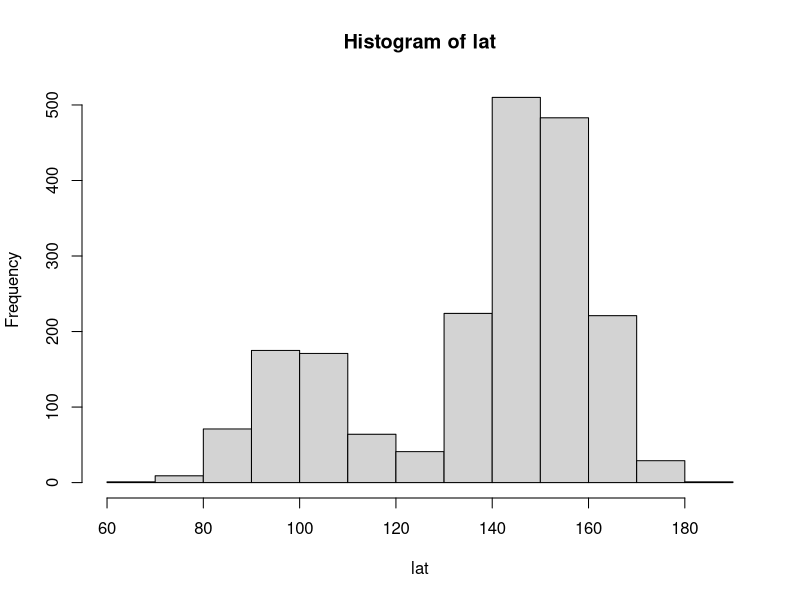
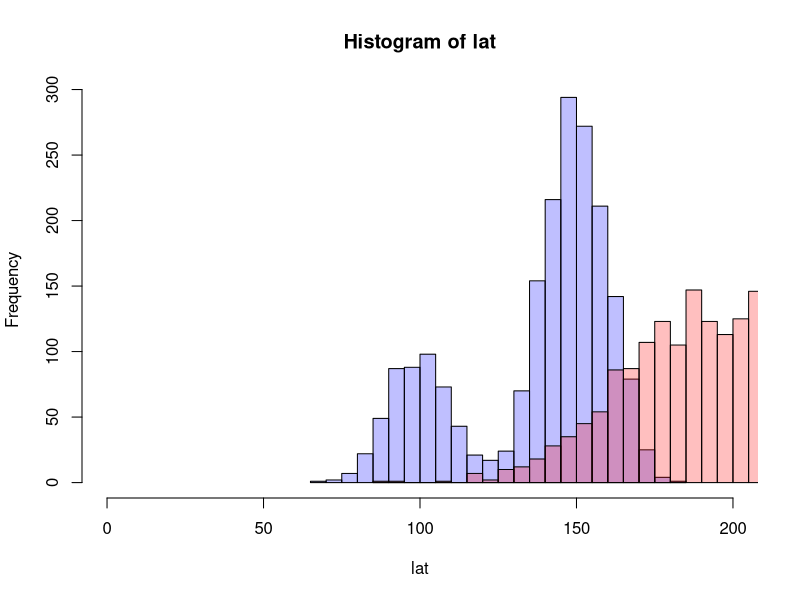
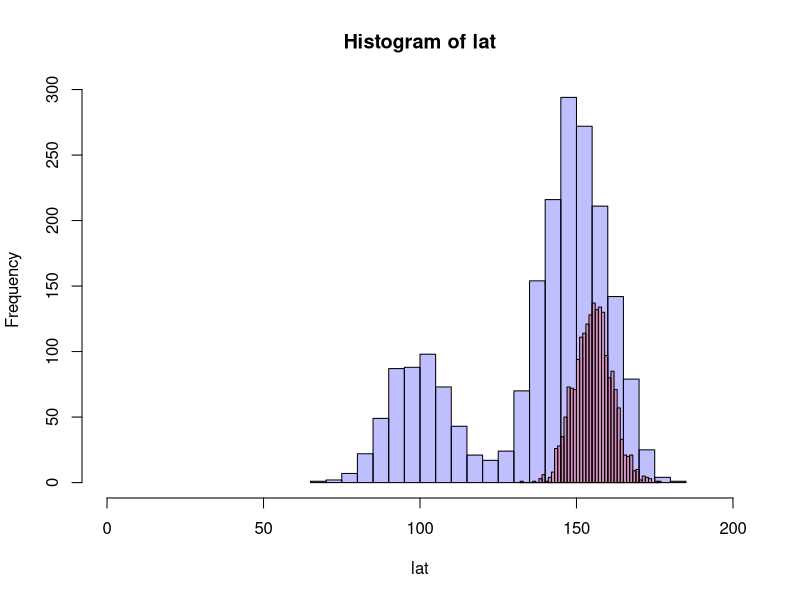
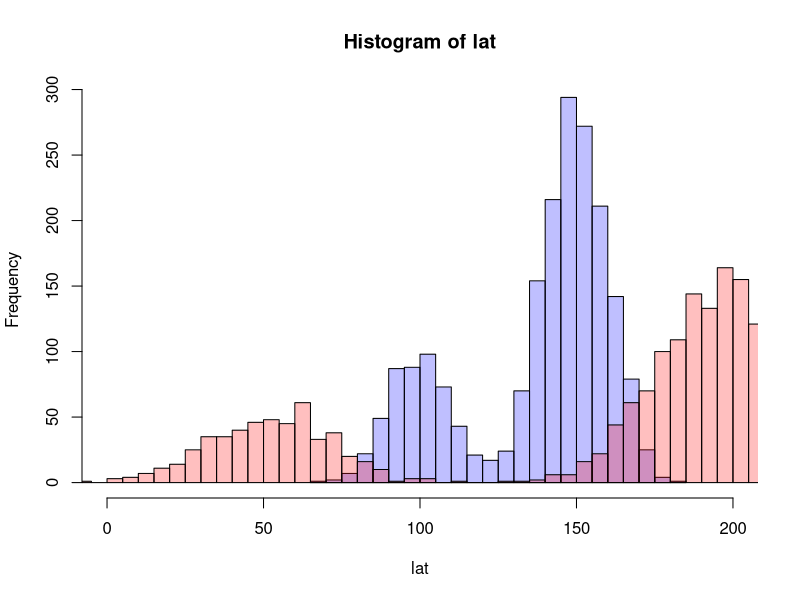

Write R code to recreate these figures, in order.
## ---- chunk 1
# Generate the data (the data could be saccades and express saccades, for example)
lat_sac <- 150  # mean latency for a saccade
lat_exp <- 100  # mean latency for an express saccade

width   <- 10   # width of the gaussian

# generate data with 1500 data points for normal saccades and 500 data points for express saccades
lat<-c(rnorm(1500,lat_sac,width),rnorm(500,lat_exp,width))

hist(lat)
## ---- chunk 2
# Step One: try fit a unimodal distribution using simplex

# There are two parameters - the mean of the distribution and the width of the distribution
# This is just an uneducated guess
startParams <- c(200,30)
names(startParams) <- c("b0","b1")

n <- length(lat)

# current data and preditions are being plotted
getregpred <- function(params,data){
  # here, we calculate the data from our independent variable under the assumption of the parameters assuming values b0(mean) and b1(width). Note that the names are hard coded here and that this function will only work for a linear regression. This is similar to the function that generated the data, but without the error term.
  getregpred <- rnorm(n,params["b0"],params["b1"])
  
  #plt1 <- hist(data,breaks = 20, plot = FALSE)
  #plt2 <- hist(getregpred, breaks = 40, plot= FALSE)
  #plot(plt1,col=rgb(0,0,1,1/4), xlim=c(0,200))
  #plot(plt2,col=rgb(1,0,0,1/4), xlim=c(0,200), add=TRUE)
  # return the computed regression data so we can calculate the deviation to the measured data
  return(getregpred)
}

# Get the computed predictions and compute how much they deviate

rmsd <- function(params,data1){
  # generate predictions
  preds <- getregpred(params,data1)
  #evaluate the deviation, this computes the sum of squared deviations between data points and devides by the total number of data points to get the mean summed square deviation
  rmsd <- sqrt(sum((preds-data1)^2)/length(preds))
}

## ---- chunk 3
# Start the optimalization process with boundaries (L-BFGS-B):
reps <- 100
param_tableSMPL <- matrix(0,reps,2) 

for(r in 1:reps){
  xoutSMPL   <- optim(startParams,rmsd,data1=lat,method = "L-BFGS-B", lower = 0)
  param_tableSMPL[r,1] <- xoutSMPL$par[1]
  param_tableSMPL[r,2] <- xoutSMPL$par[2]
}

summary(param_tableSMPL)
simMean  <- mean(param_tableSMPL[,1])
simWidth <- mean(param_tableSMPL[,2])
simDataSMPL <- rnorm(n,simMean,simWidth)

plt1 <- hist(lat,breaks = 20, plot = FALSE)
plt2 <- hist(simDataSMPL, breaks = 40, plot= FALSE)
plot(plt1,col=rgb(0,0,1,1/4), xlim=c(0,200))
plot(plt2,col=rgb(1,0,0,1/4), xlim=c(0,200), add=TRUE)

## ---- chunk 4
# compare to an estimation with simulated annealing (more robust for local minimae)

reps <- 5
param_tableSA <- matrix(0,reps,2) 

for(r in 1:reps){
  xoutSA   <- optim(startParams,rmsd,data1=lat,method = "SANN")
  param_tableSA[r,1] <- xoutSA$par[1]
  param_tableSA[r,2] <- xoutSA$par[2]
}

summary(param_tableSA)
simMeanSA <- mean(param_tableSA[,1])
simWidthSA <- mean(param_tableSA[,2])


simDataSA <- rnorm(n,simMeanSA,simWidthSA)


p1 <- hist(lat,breaks = 20, plot = FALSE)
p2 <- hist(simDataSA, breaks = 40, plot= FALSE)
plot(p1,col=rgb(0,0,1,1/4), xlim=c(0,200))
plot(p2,col=rgb(1,0,0,1/4), xlim=c(0,200), add=TRUE)

## ---- chunk 5
# Next, we will try to fit a bimodal distribution. This increases the parameter space. 
# b0 ->  mean normal saccades
# b1 -> mean express saccades
# b2 -> width

startParams <- c(200,50,20)
names(startParams) <- c("b0","b1","b2")

n <- length(lat)

getregpred2 <- function(params,data1){
  n = length(data1)
  getregpred2 <- c(rnorm(1500,params["b0"],params["b2"]),rnorm(500,params["b1"],params["b2"]))
  
  return(getregpred2)
}

rmsd2 <- function(params,data1){
  # generate predictions
  preds <- getregpred2(params,data1)
  #evaluate the deviation, this computes the sum of squared deviations between data points and devides by the total number of data points to get the mean summed square deviation
  rmsd2 <- sqrt(sum((preds-data1)^2)/length(preds))
}

## ---- chunk 6
# Start the optimalization process with boundaries on L-BFGS-B:
reps <- 100
param_tableSMPLX_bm <- matrix(0,reps,3) 

for(r in 1:reps){
  xoutSMPLX_bm   <- optim(startParams,rmsd2,data1=lat,method = "L-BFGS-B", lower = 0)
  param_tableSMPLX_bm[r,1] <- xoutSMPLX_bm$par[1]
  param_tableSMPLX_bm[r,2] <- xoutSMPLX_bm$par[2]
  param_tableSMPLX_bm[r,3] <- xoutSMPLX_bm$par[3]
}

summary(param_tableSMPLX_bm)
simMean_bm  <- mean(param_tableSMPLX_bm[,1])
simMeanEX_bm  <- mean(param_tableSMPLX_bm[,2])
simWidth_bm <- mean(param_tableSMPLX_bm[,3])
simDataSMPLX_bm <- c(rnorm(1500,simMean_bm,simWidth_bm),rnorm(500,simMeanEX_bm,simWidth_bm))


plot1 <- hist(lat,breaks = 20, plot = FALSE)
plot2 <- hist(simDataSMPLX_bm, breaks = 40, plot= FALSE)
plot(plot1,col=rgb(0,0,1,1/4), xlim=c(0,200))
plot(plot2,col=rgb(1,0,0,1/4), xlim=c(0,200), add=TRUE)

